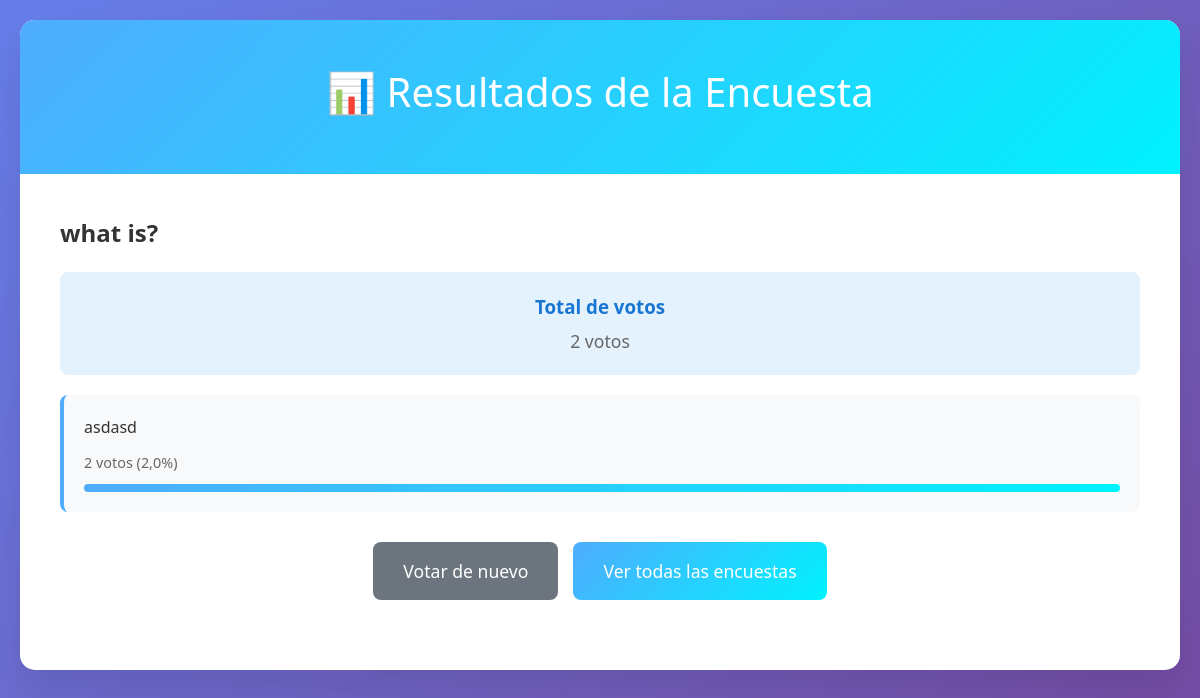
Page /polls/1/results/ on the committed database.
### polls/models.py (models this page shows, shortened)
class Question(models.Model):
    question_text = models.CharField(max_length=200)
    pub_date = models.DateTimeField('date published')
    def total_votes(self):
        return sum(choice.votes for choice in self.choice_set.all())

class Choice(models.Model):
    question = models.ForeignKey(Question, on_delete=models.CASCADE)
    choice_text = models.CharField(max_length=200)
    votes = models.IntegerField(default=0)

### polls/views.py (the view)
# urls.py: path('<int:pk>/results/', views.ResultsView.as_view(), name='results'),
class ResultsView(generic.DetailView):
    model = Question
    template_name = 'polls/results.html'
    def get_queryset(self):
        return Question.objects.filter(pub_date__lte=timezone.now())

### polls/templates/polls/results.html (shortened to what this page needs)
{% load static %}
<!DOCTYPE html>
<html lang="es">
<head>
    <link rel="stylesheet" type="text/css" href="{% static 'polls/style.css' %}">
</head>
<body>
    <div class="container">
        <div class="header">
            <h1>📊 Resultados de la Encuesta</h1>
        </div>
        <div class="content">
            <div class="question">
                <h2>{{ question.question_text }}</h2>
                <div class="total-votes">
                    <h3>Total de votos</h3>
                    <p>{{ question.total_votes }} voto{{ question.total_votes|pluralize }}</p>
                </div>
                <ul class="results-list">
                    {% for choice in question.choice_set.all %}
                        <li class="result-item">
                            <div class="choice-text">{{ choice.choice_text }}</div>
                            <div class="vote-count">
                                {{ choice.votes }} voto{{ choice.votes|pluralize }}
                                {% if question.total_votes > 0 %}
                                    ({{ choice.votes|floatformat:1 }}%)
                                {% endif %}
                            </div>
                            {% if question.total_votes > 0 %}
                                <div class="progress-bar">
                                    <div class="progress-fill" style="width: {% widthratio choice.votes question.total_votes 100 %}%"></div>
                                </div>
                            {% endif %}
                        </li>
                    {% endfor %}
                </ul>
                <div class="actions">
                    <a href="{% url 'polls:detail' question.id %}" class="action-button secondary">
                        Votar de nuevo
                    </a>
                    <a href="{% url 'polls:index' %}" class="action-button">
                        Ver todas las encuestas
                    </a>
                </div>
            </div>
        </div>
    </div>
</body>
</html>

### polls/static/polls/style.css (style rules this page uses)
:root { --primary-color: #4facfe; --secondary-color: #00f2fe; --gradient-bg: linear-gradient(135deg, #667eea 0%, #764ba2 100%); --card-bg: white; --text-color: #333; --text-muted: #666; --border-color: #e9ecef; --success-color: #28a745; --error-color: #dc3545; --warning-color: #ffc107; --shadow: 0 20px 40px rgba(0,0,0,0.1); --border-radius: 15px; --transition: all 0.2s ease; }
* { margin: 0; padding: 0; box-sizing: border-box; }
body { font-family: 'Segoe UI', Tahoma, Geneva, Verdana, sans-serif; background: var(--gradient-bg); min-height: 100vh; padding: 20px; line-height: 1.6; }
.container { max-width: 1200px; margin: 0 auto; background: var(--card-bg); border-radius: var(--border-radius); box-shadow: var(--shadow); overflow: hidden; }
.header { background: linear-gradient(135deg, var(--primary-color) 0%, var(--secondary-color) 100%); color: white; padding: 40px; text-align: center; }
.header h1 { font-size: 2.5em; margin-bottom: 10px; font-weight: 300; }
.content { padding: 40px; }
.question { margin-bottom: 30px; }
.question h2 { color: var(--text-color); margin-bottom: 20px; font-size: 1.5em; }
.vote-button, .action-button { background: linear-gradient(135deg, var(--primary-color) 0%, var(--secondary-color) 100%); color: white; border: none; padding: 15px 30px; border-radius: 8px; font-size: 1.1em; cursor: pointer; transition: var(--transition); text-decoration: none; display: inline-block; }
.action-button.secondary { background: #6c757d; }
.results-list { list-style: none; margin-bottom: 30px; }
.result-item { margin-bottom: 20px; padding: 20px; background: #f8f9fa; border-radius: 8px; border-left: 4px solid var(--primary-color); }
.choice-text { font-weight: 500; color: var(--text-color); margin-bottom: 10px; }
.vote-count { color: var(--text-muted); font-size: 0.9em; }
.progress-bar { width: 100%; height: 8px; background: var(--border-color); border-radius: 4px; margin-top: 10px; overflow: hidden; }
.progress-fill { height: 100%; background: linear-gradient(135deg, var(--primary-color) 0%, var(--secondary-color) 100%); transition: width 0.3s ease; }
.total-votes { text-align: center; padding: 20px; background: #e3f2fd; border-radius: 8px; margin-bottom: 20px; }
.total-votes h3 { color: #1976d2; margin-bottom: 5px; }
.total-votes p { color: var(--text-muted); font-size: 1.1em; }
.actions { display: flex; gap: 15px; justify-content: center; flex-wrap: wrap; }

### rows in the picture
Question: question_text "what is?", total_votes "2"
Choice: choice_text "asdasd", votes "2", votes "2,0"
